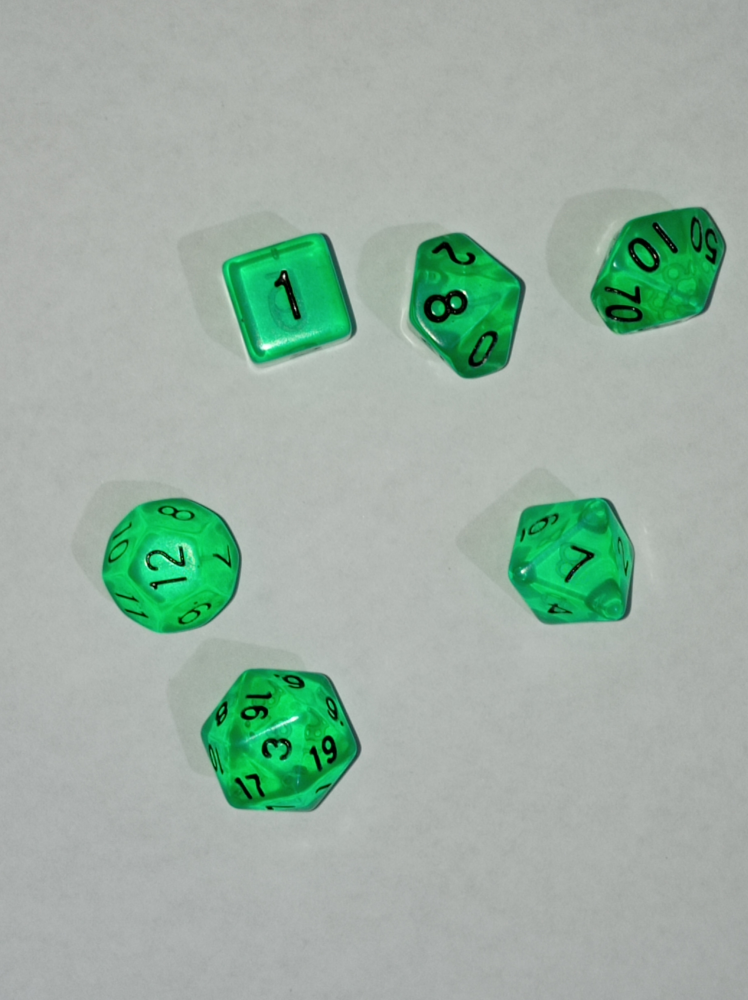
#> input picture OCR/img/dados1.jpg, 2992 x 4000 px, found by its file name (shown at 1/4 size)
$ python dados_20220628190036.py
#> lines starting #> are read from the running program, lines starting #| are printed output that depends on the picture; after the words box and inside, x2 and y2 are one past the last pixel; in counts of white or black regions, pixels touching at a corner belong together
import cv2
from cv2 import THRESH_BINARY
import numpy as np
from numpy import binary_repr

imagem = cv2.imread("img/dados1.jpg")          # Carregar a imagem
#> imagem is the input picture: shape (4000, 2992, 3); mean B, G, R 163.1, 176, 155.2
res = cv2.resize(imagem, dsize=( 997, 1333), interpolation=cv2.INTER_CUBIC) # Redimensionar Img ################
gray = cv2.cvtColor(res, cv2.COLOR_BGR2GRAY)     # GrayScale
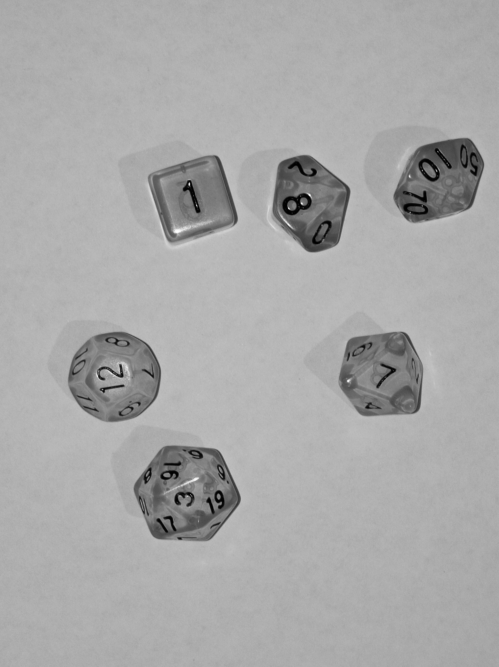
#> gray: shape (1333, 997) (shown at 1/2 size); min 0, max 254, mean 168.4
blur = cv2.blur(gray,(3,3))                       # Blur ###############

ret,binary = cv2.threshold(blur , 65 ,255, cv2.THRESH_BINARY)         # Binarização ################
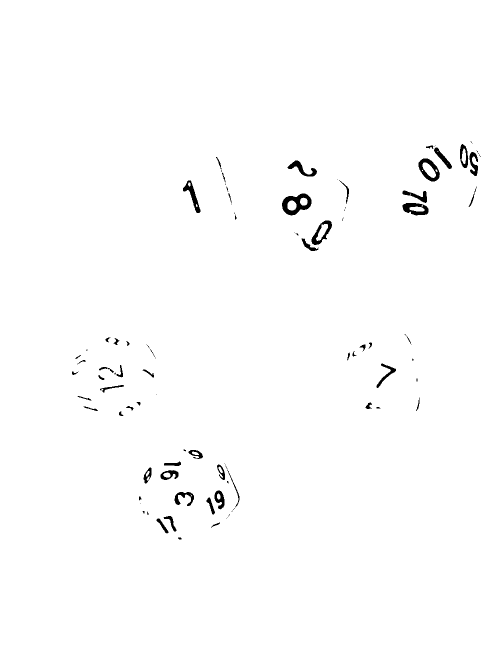
#> binary: shape (1333, 997) (shown at 1/2 size); 99.1% white; 99 black regions (42 under 20 px), largest, box (x1, y1, x2, y2) and area: (564, 387, 623, 431) 1327, (837, 317, 880, 363) 857, (805, 406, 857, 431) 769
ret1,binary1 = cv2.threshold(binary,127,255,cv2.THRESH_BINARY_INV)   # Inverter a Binarização
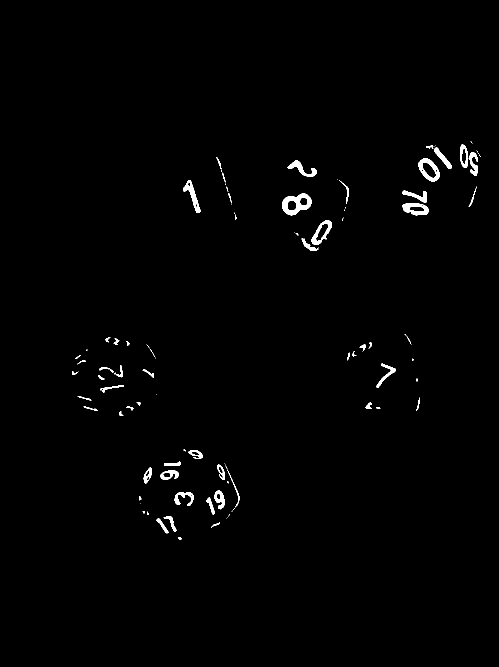
#> binary1: shape (1333, 997) (shown at 1/2 size); 0.95% white; 99 white regions (42 under 20 px), largest, box (x1, y1, x2, y2) and area: (564, 387, 623, 431) 1327, (837, 317, 880, 363) 857, (805, 406, 857, 431) 769


kernel = np.ones((5,5), np.uint8)
dilation = cv2.dilate(binary1, kernel, iterations=5)   # Dilatar ####################
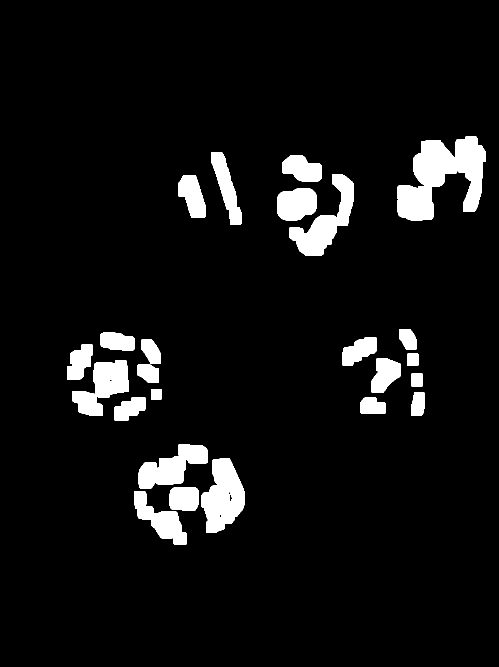
#> dilation: shape (1333, 997) (shown at 1/2 size); 6.6% white; 25 white regions

contours, hierarchy = cv2.findContours(dilation, cv2.RETR_TREE, cv2.CHAIN_APPROX_SIMPLE) # Procura os Objetos
#> contours = 30 contours, 3 with area under 20; largest, box (x1, y1, x2, y2) and area: (795, 273, 971, 441) 16162, (403, 917, 489, 1065) 8386, (145, 720, 258, 832) 6516, (277, 889, 416, 977) 6342, (579, 431, 674, 512) 4830
cont = len(contours)                                                                     # Conta os Objetos
#> cont = 30

print("Numero de Objetos Encontrados: ",cont)
#| Numero de Objetos Encontrados:  30

cv2.imshow("Dilatation", res)


cv2.waitKey(0)

$ run again, with OCR/img/dados2.jpg copied over OCR/img/dados1.jpg
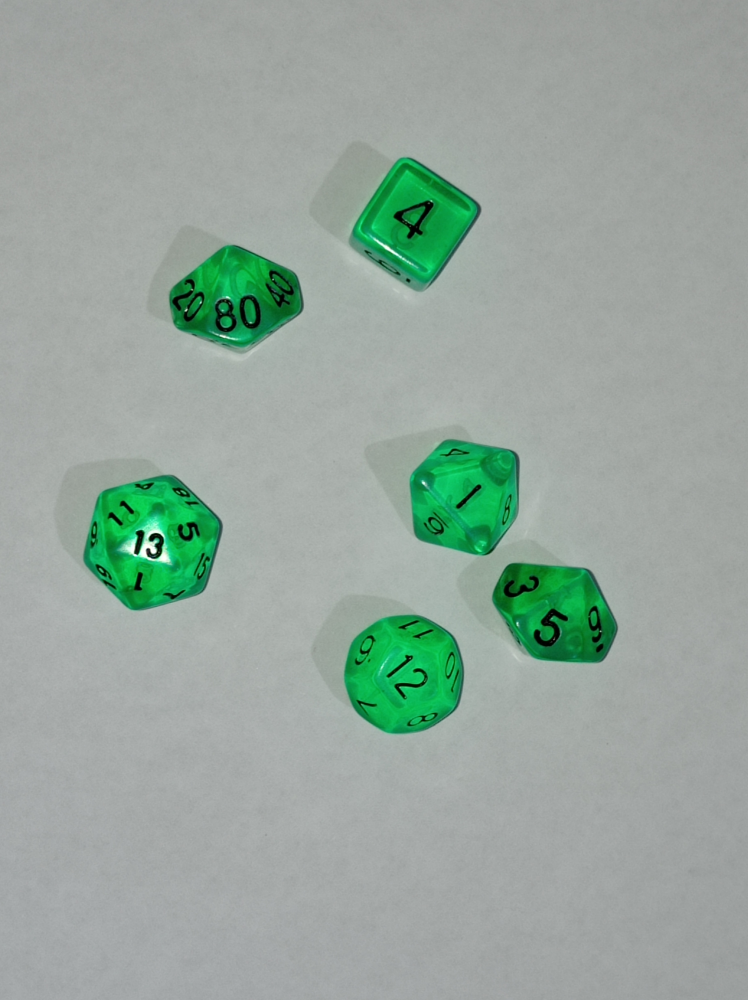
#> input picture OCR/img/dados2.jpg, 2992 x 4000 px, found by its file name (shown at 1/4 size)
#> imagem is the input picture: shape (4000, 2992, 3); mean B, G, R 157, 166.5, 150.1
#> `ret,binary = cv2.threshold(blur , 65 ,255, cv2.THRESH_BINARY)`:
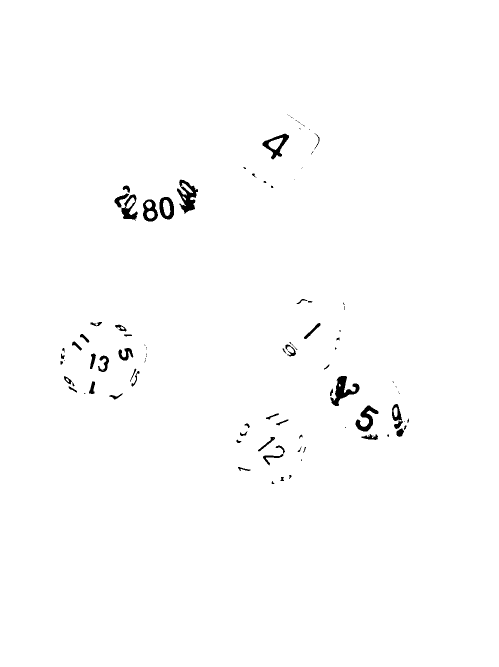
#> binary: shape (1333, 997) (shown at 1/2 size); 99.1% white; 98 black regions (43 under 20 px), largest, box (x1, y1, x2, y2) and area: (354, 359, 396, 428) 1333, (661, 752, 719, 812) 1314, (711, 811, 757, 863) 949
#> `dilation = cv2.dilate(binary1, kernel, iterations=5)`:
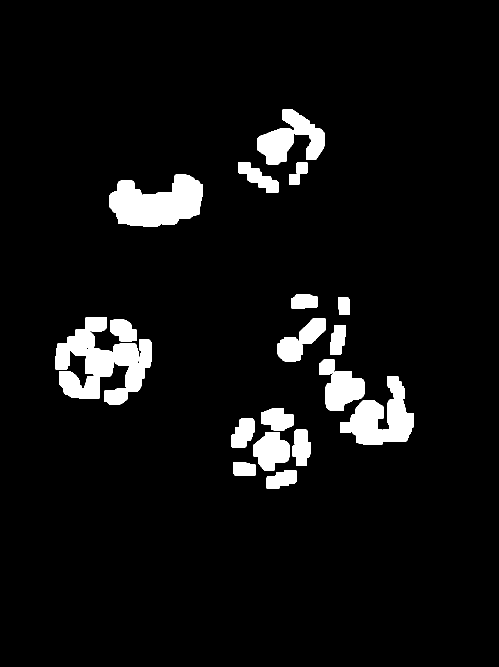
#> dilation: shape (1333, 997) (shown at 1/2 size); 6% white; 20 white regions
#> contours = 20 contours; largest, box (x1, y1, x2, y2) and area: (111, 634, 304, 809) 16712, (219, 349, 406, 453) 13163, (680, 752, 828, 890) 10054, (638, 719, 729, 822) 5296, (506, 864, 580, 941) 3909
#> cont = 20
#| Numero de Objetos Encontrados:  20

$ run again, with OCR/img/dados3.jpg copied over OCR/img/dados1.jpg
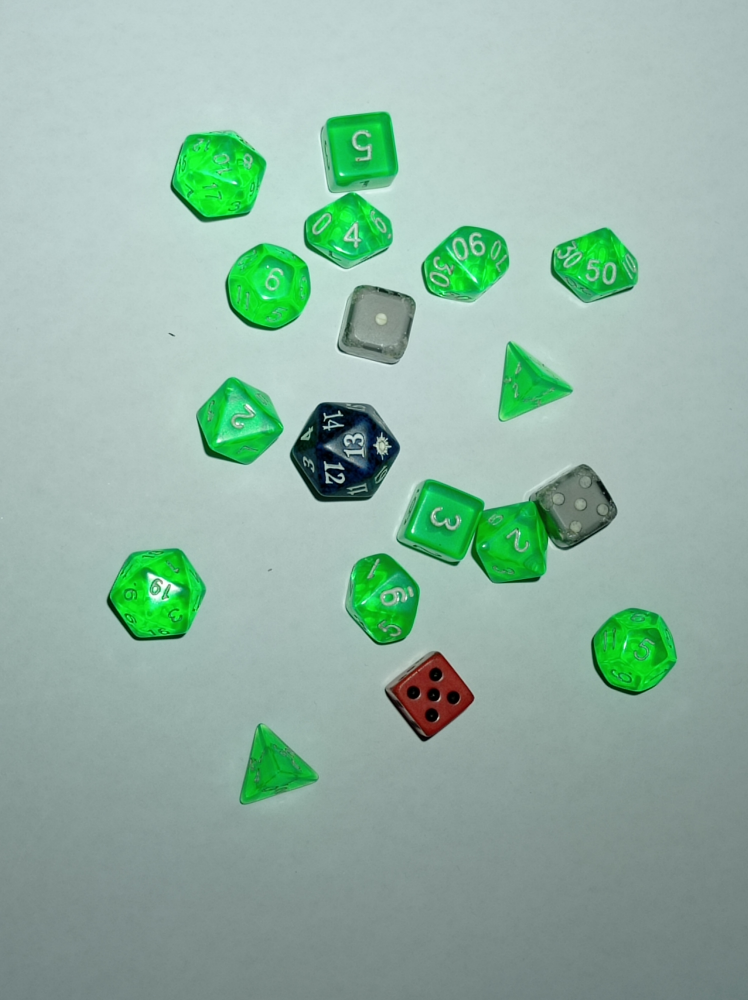
#> input picture OCR/img/dados3.jpg, 2992 x 4000 px, found by its file name (shown at 1/4 size)
#> imagem is the input picture: shape (4000, 2992, 3); mean B, G, R 163.9, 179.2, 146
#> `ret,binary = cv2.threshold(blur , 65 ,255, cv2.THRESH_BINARY)`:
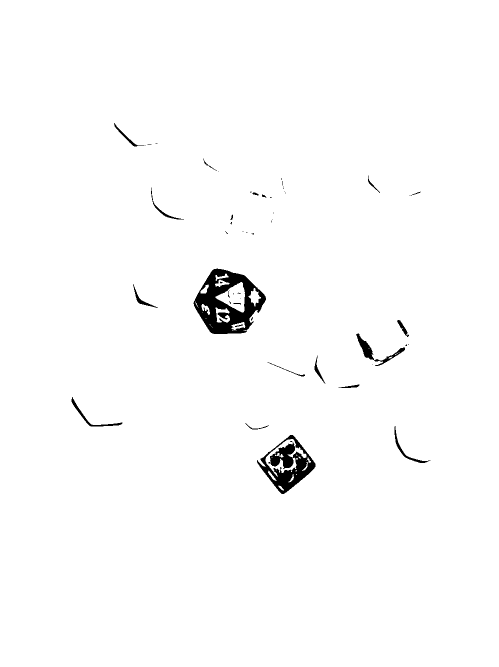
#> binary: shape (1333, 997) (shown at 1/2 size); 98.5% white; 54 black regions (32 under 20 px), largest, box (x1, y1, x2, y2) and area: (387, 537, 532, 668) 9339, (514, 870, 631, 988) 5670, (712, 667, 810, 732) 1127
#> `dilation = cv2.dilate(binary1, kernel, iterations=5)`:
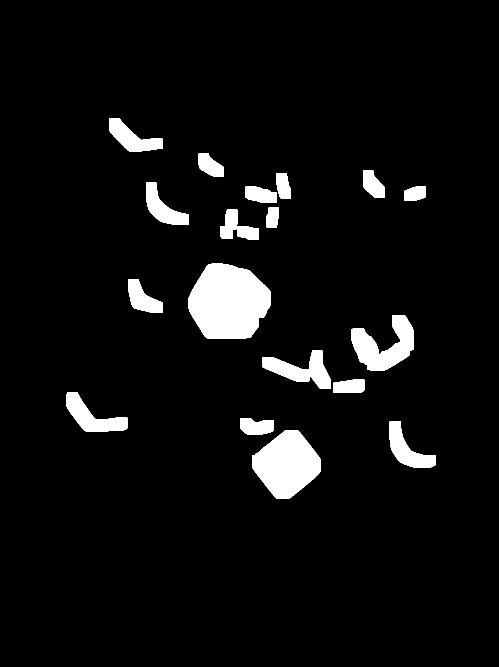
#> dilation: shape (1333, 997) (shown at 1/2 size); 5.7% white; 19 white regions
#> contours = 19 contours; largest, box (x1, y1, x2, y2) and area: (377, 527, 542, 678) 19002, (504, 860, 641, 998) 12558, (702, 630, 828, 742) 7198, (525, 701, 661, 778) 4622, (133, 784, 255, 863) 4110
#> cont = 19
#| Numero de Objetos Encontrados:  19
